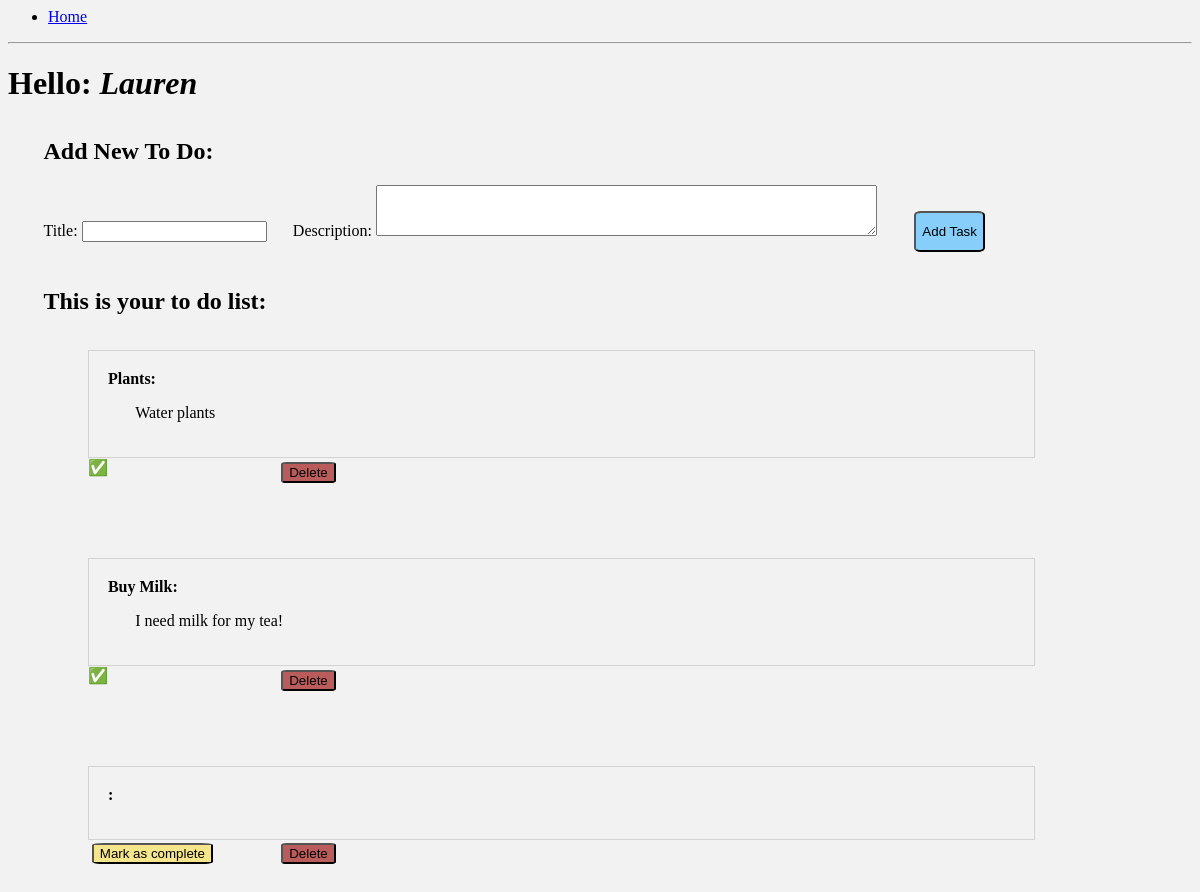
Before: / with the older database file.
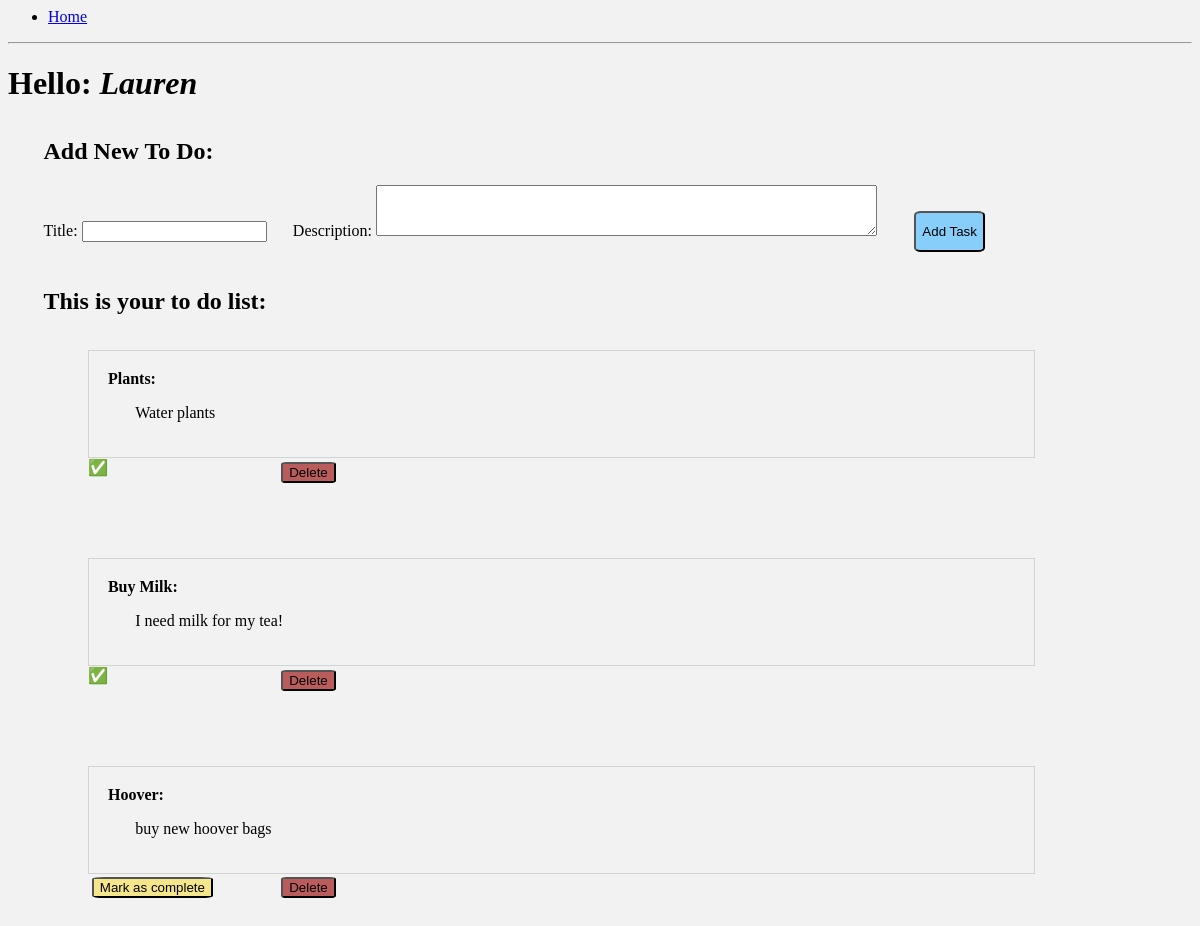
After: the same page with the newer database file.
### app/models.py (models this page shows, shortened)
class User(db.Model):
    id = db.Column(db.Integer, primary_key=True)
    username = db.Column(db.String(64), index=True)
    tasks = db.relationship("Task", backref="user", lazy="dynamic")

class Task(db.Model):
    id = db.Column(db.Integer, primary_key=True)
    title = db.Column(db.String(140), index=True)
    description = db.Column(db.Text())
    done = db.Column(db.Boolean, default=False)
    user_id = db.Column(db.Integer, db.ForeignKey(User.id))

### app/routes.py (the view)
@app.route('/')
def home():
    user = User.query.get(1)
    tasks = user.tasks
    return render_template("index.html",
                           title="Home", user=user, tasks=tasks)

### app/templates/index.html (shortened to what this page needs)
{% extends "base.html" %}
{% block content %}
<h1>
    Hello: <em>{{user.username}}</em>
</h1>
<div class="add-todo">
    <h2>Add New To Do:</h2>
<form class="add-form" action="/tasks" method="POST">
    <label for="title">Title:</label>
    <input type="text" name="title" id="title" />
    <label for="description">Description:
    <textarea name="description" id="description" rows="3" cols="60"></textarea></label>
    <input class="submit-button" type="submit" value="Add Task">
  </form>
</div>
<h2 class="list-title">This is your to do list:</h2>
{% for task in tasks %}
<div class="container">
    <div class="todo">
       <label> {{task.title}}: </label>
       <p class="description">{{task.description}}</p>
    </div>
    <div class="wrap-buttons">
        {% if task.done %}
        <span>&#9989;</span>
        {%else %}
        <span>
            <form action="/tasks/{{task.id}}" method="POST">
                <input class="still-todo-button" type="submit" value="Mark as complete">
            </form>
        </span>
        {% endif %}
        <span>
            <form action="/tasks/{{task.id}}/delete" method="POST">
                <input class="delete-button" type="submit" value="Delete">
            </form>
        </span>
    </div>
</div>
{% endfor %}
{% endblock%}

### app/templates/base.html (shortened to what this page needs)
<html>
<head>
    <link rel="stylesheet" href="{{ url_for('static', filename='css/main.css') }}">
</head>
<body>
    <nav>
        <ul>
            <li><a href="/">Home</a></li>
        </ul>
    </nav>
    <hr>
    {% block content %}
    {% endblock %}
</body>
</html>

### app/static/css/main.css (style rules this page uses)
body { background-color: rgb(242, 242, 242); }
.add-form input { margin-right: 2% }
.container { width: 80%; margin-left: 5em; margin-bottom: 5%; }
.description { margin-left: 3%; }
.todo { border: lightgray solid 1.5px; padding: 2%; }
.todo label { font-weight: bold; }
.add-todo { margin: 3%; }
.list-title { margin: 3%; }
.submit-button { border-radius: 10%; margin-top: 2%; margin-left: 3%; background-color: lightskyblue; padding-top: 1%; padding-bottom: 1%; }
.delete-button { border-radius: 10%; background-color: rgb(187, 92, 92); margin-top: 2%; margin-left: 2%; }
.still-todo-button { border-radius: 10%; background-color: rgb(245, 229, 139); margin-top: 2%; margin-left: 2%; }
.wrap-buttons { display: grid; grid-template-columns: 1fr 1fr; margin-right: 60%; }

Changed rows visible on the page:
changed Task: title (not shown) → "Hoover"; description (not shown) → "buy new hoover bags"
